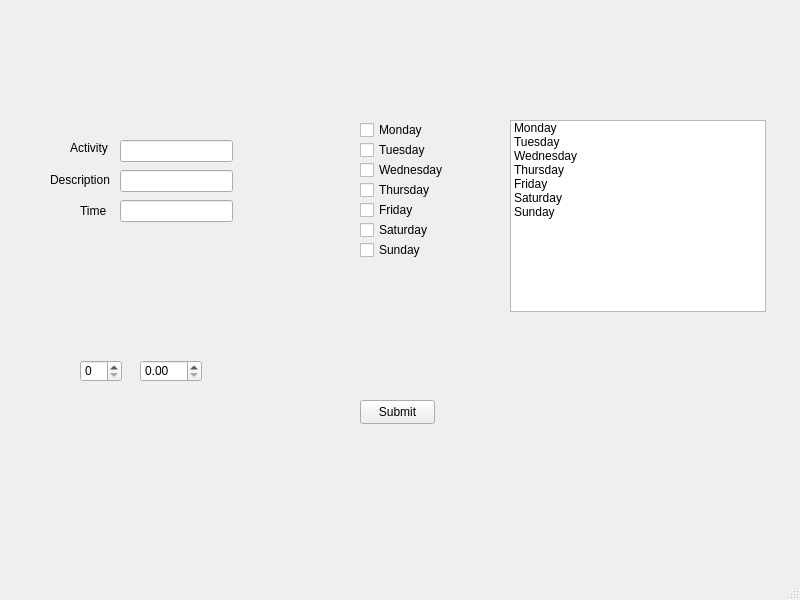
<?xml version="1.0" encoding="UTF-8"?>
<ui version="4.0">
 <class>MainWindow</class>
 <widget class="QMainWindow" name="MainWindow">
  <property name="geometry">
   <rect>
    <x>0</x>
    <y>0</y>
    <width>800</width>
    <height>600</height>
   </rect>
  </property>
  <property name="windowTitle">
   <string>MainWindow</string>
  </property>
  <widget class="QWidget" name="centralwidget">
   <widget class="QPushButton" name="submitButton">
    <property name="geometry">
     <rect>
      <x>360</x>
      <y>400</y>
      <width>75</width>
      <height>24</height>
     </rect>
    </property>
    <property name="text">
     <string>Submit</string>
    </property>
   </widget>
   <widget class="QLineEdit" name="activityLineEdit">
    <property name="geometry">
     <rect>
      <x>120</x>
      <y>140</y>
      <width>113</width>
      <height>22</height>
     </rect>
    </property>
   </widget>
   <widget class="QLineEdit" name="descriptionLineEdit">
    <property name="geometry">
     <rect>
      <x>120</x>
      <y>170</y>
      <width>113</width>
      <height>22</height>
     </rect>
    </property>
   </widget>
   <widget class="QLineEdit" name="timeLineEdit">
    <property name="geometry">
     <rect>
      <x>120</x>
      <y>200</y>
      <width>113</width>
      <height>22</height>
     </rect>
    </property>
   </widget>
   <widget class="QCheckBox" name="checkBox">
    <property name="geometry">
     <rect>
      <x>360</x>
      <y>120</y>
      <width>76</width>
      <height>20</height>
     </rect>
    </property>
    <property name="text">
     <string>Monday</string>
    </property>
   </widget>
   <widget class="QListWidget" name="listWidget">
    <property name="geometry">
     <rect>
      <x>510</x>
      <y>120</y>
      <width>256</width>
      <height>192</height>
     </rect>
    </property>
    <item>
     <property name="text">
      <string>Monday</string>
     </property>
    </item>
    <item>
     <property name="text">
      <string>Tuesday</string>
     </property>
    </item>
    <item>
     <property name="text">
      <string>Wednesday</string>
     </property>
    </item>
    <item>
     <property name="text">
      <string>Thursday</string>
     </property>
    </item>
    <item>
     <property name="text">
      <string>Friday</string>
     </property>
    </item>
    <item>
     <property name="text">
      <string>Saturday</string>
     </property>
    </item>
    <item>
     <property name="text">
      <string>Sunday</string>
     </property>
    </item>
   </widget>
   <widget class="QCheckBox" name="checkBox_2">
    <property name="geometry">
     <rect>
      <x>360</x>
      <y>140</y>
      <width>76</width>
      <height>20</height>
     </rect>
    </property>
    <property name="text">
     <string>Tuesday</string>
    </property>
   </widget>
   <widget class="QCheckBox" name="checkBox_3">
    <property name="geometry">
     <rect>
      <x>360</x>
      <y>180</y>
      <width>76</width>
      <height>20</height>
     </rect>
    </property>
    <property name="text">
     <string>Thursday</string>
    </property>
   </widget>
   <widget class="QCheckBox" name="checkBox_4">
    <property name="geometry">
     <rect>
      <x>360</x>
      <y>160</y>
      <width>101</width>
      <height>20</height>
     </rect>
    </property>
    <property name="text">
     <string>Wednesday</string>
    </property>
   </widget>
   <widget class="QCheckBox" name="checkBox_5">
    <property name="geometry">
     <rect>
      <x>360</x>
      <y>200</y>
      <width>76</width>
      <height>20</height>
     </rect>
    </property>
    <property name="text">
     <string>Friday</string>
    </property>
   </widget>
   <widget class="QCheckBox" name="checkBox_6">
    <property name="geometry">
     <rect>
      <x>360</x>
      <y>240</y>
      <width>76</width>
      <height>20</height>
     </rect>
    </property>
    <property name="text">
     <string>Sunday</string>
    </property>
   </widget>
   <widget class="QCheckBox" name="checkBox_7">
    <property name="geometry">
     <rect>
      <x>360</x>
      <y>220</y>
      <width>76</width>
      <height>20</height>
     </rect>
    </property>
    <property name="text">
     <string>Saturday</string>
    </property>
   </widget>
   <widget class="QLabel" name="label">
    <property name="geometry">
     <rect>
      <x>70</x>
      <y>140</y>
      <width>49</width>
      <height>16</height>
     </rect>
    </property>
    <property name="text">
     <string>Activity</string>
    </property>
   </widget>
   <widget class="QLabel" name="label_2">
    <property name="geometry">
     <rect>
      <x>50</x>
      <y>170</y>
      <width>71</width>
      <height>20</height>
     </rect>
    </property>
    <property name="text">
     <string>Description</string>
    </property>
   </widget>
   <widget class="QLabel" name="label_3">
    <property name="geometry">
     <rect>
      <x>80</x>
      <y>200</y>
      <width>49</width>
      <height>21</height>
     </rect>
    </property>
    <property name="text">
     <string>Time</string>
    </property>
   </widget>
   <widget class="QDoubleSpinBox" name="doubleSpinBox">
    <property name="geometry">
     <rect>
      <x>140</x>
      <y>360</y>
      <width>62</width>
      <height>22</height>
     </rect>
    </property>
   </widget>
   <widget class="QSpinBox" name="spinBox">
    <property name="geometry">
     <rect>
      <x>80</x>
      <y>360</y>
      <width>42</width>
      <height>22</height>
     </rect>
    </property>
   </widget>
  </widget>
  <widget class="QMenuBar" name="menubar">
   <property name="geometry">
    <rect>
     <x>0</x>
     <y>0</y>
     <width>800</width>
     <height>22</height>
    </rect>
   </property>
  </widget>
  <widget class="QStatusBar" name="statusbar"/>
 </widget>
 <resources/>
 <connections/>
</ui>
